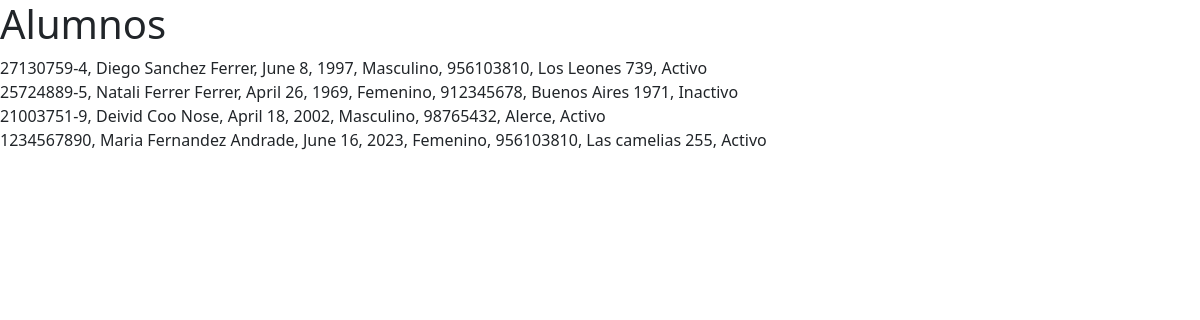
Screenshot of /alumnos/ with the database file from the repository.
### alumnos/models.py (models this page shows)
class Alumno(models.Model):
    rut              = models.CharField(primary_key=True, max_length=10)
    nombre           = models.CharField(max_length=20)
    apellido_paterno = models.CharField(max_length=20)
    apellido_materno = models.CharField(max_length=20)
    fecha_nacimiento = models.DateField(blank=False, null=False)
    id_genero        = models.ForeignKey('Genero',on_delete=models.CASCADE, db_column='idGenero')
    telefono         = models.CharField(max_length=45)
    email            = models.EmailField(unique=True, max_length=100, blank=True, null=True)
    direccion        = models.CharField(max_length=50, blank=True, null=True)
    activo           = models.IntegerField()

class Genero(models.Model):
    id_genero  = models.AutoField(db_column='idGenero', primary_key=True)
    genero     = models.CharField(max_length=20, blank=False, null=False)

### alumnos/views.py (the view)
# urls.py: path('', views.index, name='index'),
def index(request):
    alumnos=Alumno.objects.all()
    context={"alumnos":alumnos}
    return render(request, 'alumnos/index.html', context)

### alumnos/templates/alumnos/index.html (shortened to what this page needs)
<!DOCTYPE html>
<html lang="en">
<head>
    <link href="https://cdn.jsdelivr.net/npm/bootstrap@5.3.0/dist/css/bootstrap.min.css" rel="stylesheet">
</head>
<body>
    <h1>Alumnos</h1>
    {% for alumno in alumnos %}
        {{alumno.rut}},
        {{alumno.nombre}} {{alumno.apellido_paterno}} {{alumno.apellido_materno}},
        {{alumno.fecha_nacimiento}},
        {{alumno.id_genero.genero}},
        {{alumno.telefono}},
        {{alumno.direccion}},
        {% if alumno.activo == 1 %}
            Activo
        {% else %}
            Inactivo
        {% endif %}
        <br>
    {% endfor %}
</body>
</html>

### rows the page displays
Alumno: rut "27130759-4", nombre "Diego", apellido_paterno "Sanchez", apellido_materno "Ferrer", fecha_nacimiento "June 8, 1997", id_genero.genero "Masculino", telefono "956103810", direccion "Los Leones 739", activo "Activo"
Alumno: rut "25724889-5", nombre "Natali", apellido_paterno "Ferrer", apellido_materno "Ferrer", fecha_nacimiento "April 26, 1969", id_genero.genero "Femenino", telefono "912345678", direccion "Buenos Aires 1971", activo "Inactivo"
Alumno: rut "21003751-9", nombre "Deivid", apellido_paterno "Coo", apellido_materno "Nose", fecha_nacimiento "April 18, 2002", id_genero.genero "Masculino", telefono "98765432", direccion "Alerce", activo "Activo"
Alumno: rut "1234567890", nombre "Maria", apellido_paterno "Fernandez", apellido_materno "Andrade", fecha_nacimiento "June 16, 2023", id_genero.genero "Femenino", telefono "956103810", direccion "Las camelias 255", activo "Activo"
